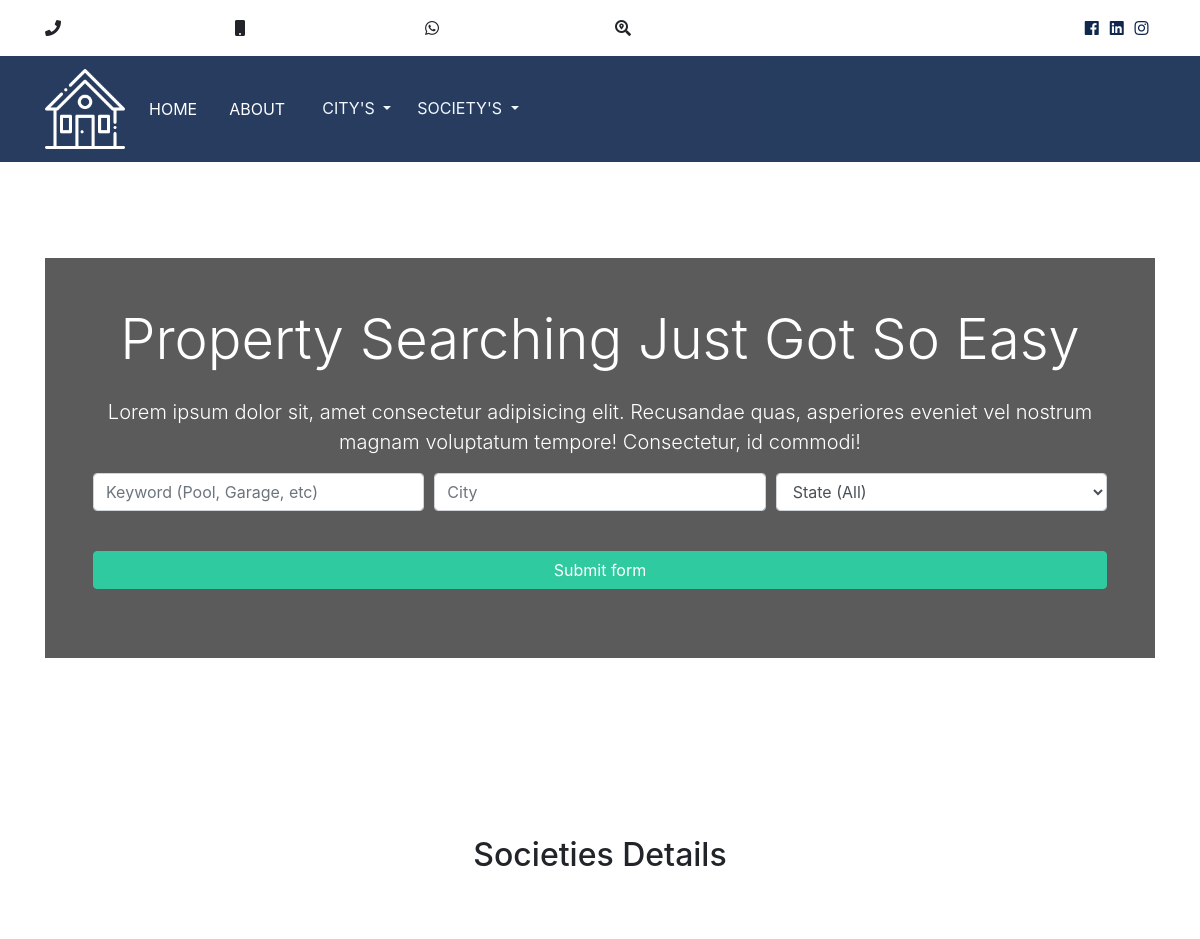
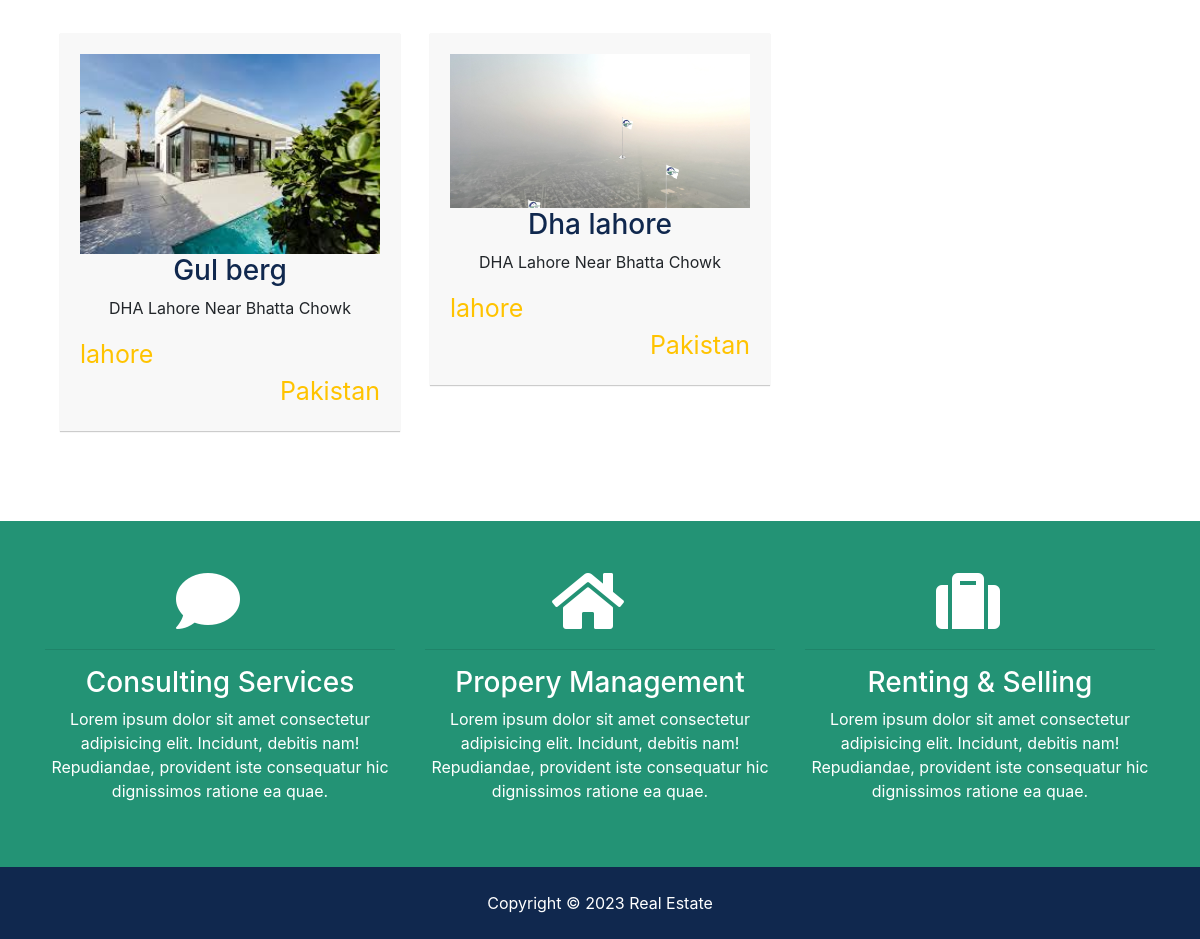
The app's page /listings/society/2 with its own data (2 pictures, top to bottom).
### listings/models.py (models this page shows, shortened)
class Society(models.Model):
    city = models.ForeignKey(city, on_delete=models.CASCADE)
    title = models.CharField(max_length=200)
    address = models.CharField(max_length=200)
    state = models.CharField(max_length=100)
    zipcode = models.CharField(max_length=20)
    photo_main = models.ImageField(upload_to='photos/%Y/%m/%d/')
    is_published = models.BooleanField(default=True)
    list_date = models.DateTimeField(default=datetime.now, blank=True)
    created_at= models.DateTimeField(auto_now_add=True, blank=True)
    updated_at= models.DateTimeField(auto_now=True, blank=True)
    class Meta:
        verbose_name = "01. Society Name"

class city(models.Model):
    title = models.CharField(max_length=200)
    photo_main = models.ImageField(upload_to='photos/%Y/%m/%d/')
    is_published = models.BooleanField(default=True)
    list_date = models.DateTimeField(default=datetime.now, blank=True)
    created_at = models.DateTimeField(auto_now_add=True, blank=True)
    updated_at = models.DateTimeField(auto_now=True, blank=True)
    def __str__(self):
        return self.title
    class Meta:
        verbose_name = "00. Society City"

### listings/views.py (the view)
# urls.py: path('society/<int:id>', views.society, name='society'),
def society(request, id):
  city_data = city.objects.order_by('-list_date').filter(is_published=True)
  city_id=city.objects.filter(id=id).first()
  society = Society.objects.order_by('-list_date').filter(is_published=True).filter(city=city_id)
  society_dropdown = Society.objects.order_by('-list_date').filter(is_published=True)
  context = {
      'societys': society,
      'state_choices': state_choices,
      'city_id':city_id.id,
      'city_dropdown':city_data,
    'society_dropdowns': society_dropdown
    }
  return render(request, 'pages/societys.html', context)

### templates/pages/societys.html (shortened to what this page needs)
{% extends 'base.html' %}
{% load humanize %}
{% block content %}
<section id="showcase">
    <div class="container text-center">
      <div class="home-search p-5">
        <div class="overlay p-5">
          <h1 class="display-4 mb-4">
            Property Searching Just Got So Easy
          </h1>
          <p class="lead">Lorem ipsum dolor sit, amet consectetur adipisicing elit. Recusandae quas, asperiores eveniet vel nostrum magnam
            voluptatum tempore! Consectetur, id commodi!</p>
          <div class="search">
            <form action="{% url 'searchSociety' city_id %}">
              <div class="form-row">
                <div class="col-md-4 mb-3">
                  <input type="text" name="keywords" class="form-control" placeholder="Keyword (Pool, Garage, etc)">
                </div>
                <div class="col-md-4 mb-3">
                  <input type="text" name="city" class="form-control" placeholder="City">
                </div>
                <div class="col-md-4 mb-3">
                  <select name="state" class="form-control">
                    <option selected="true" disabled="disabled">State (All)</option>
                  </select>
                </div>
              </div>
              <button class="btn btn-secondary btn-block mt-4" type="submit">Submit form</button>
            </form>
          </div>
        </div>
      </div>
    </div>
  </section>
<br>
<div class="container">
  <h2 class="text-center text-bold">Societies Details</h2>
        <div class="starter-template">
            <div class="row">
            {% if societys %}
                {% for society in societys %}
                <div class="col-sm-4">
                    <section class="hover-div"> <a href="/listings/society-main/{{ society.id }}"> <img src="{{ society.photo_main.url }}" width="100">
                        <div class="hover-div_inner">
                            <h3><a href="#">{{ society.title }}</a></h3>
                            <p class="text-center">{{ society.address}}</p>
                            <div class="hover-div-lower">
                                <div class="col-xs-6 text-left"><span class="lower-text">{{ society.city }}</span></div>
                                <div class="col-xs-6 text-right"><span class="lower-text">{{ society.state }}</span></div>
                            </div>
                        </div>
                        </a>
                    </section>
                </div>
                {% endfor %}
                    {% else %}
          <div class="col-md-12">
            <p>No Society Available</p>
          </div>
        {% endif %}
            </div>
        </div>
    </div>
{% include 'partials/services.html' %}
{% endblock %}

### realestate/static/css/style.css (style rules this page uses)
.btn-secondary { color: #fff !important; }
img { width: 100%; }
#showcase { background: url(../img/showcase.jpg) no-repeat top center fixed/cover; position: relative; min-height: 650px; color: #fff; padding-top: 6rem; }
#showcase .home-search { min-height: 400px; position: relative; border-radius: 5px; }
#showcase .overlay { content: ''; position: absolute; top: 0; left: 0; min-height: 400px; width: 100%; background: rgba(51, 51, 51, 0.8); }

### templates/pages/societys.html (style rules this page uses)
.starter-template { padding: 80px 15px; text-align: center; }
span.lower-text { color: #ffc300; font-size: 25px; display: block; }
.hover-div { padding: 20px 20px; text-align: center; min-height: 350px; }
.hover-div { border-top: 1px solid #f8f8f8; background: #f8f8f8; box-shadow: 0px 1px 1px rgba(0, 0, 0, 0.2); -webkit-transition: all 0.3s; transition: all 0.3s; margin: 10px 0px; }

### records on screen
Society: photo_main (picture), title "Gul berg", address "DHA Lahore Near Bhatta Chowk", city "lahore", state "Pakistan"
Society: photo_main (picture), title "Dha lahore", address "DHA Lahore Near Bhatta Chowk", city "lahore", state "Pakistan"
